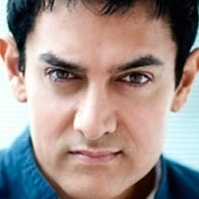
#> input picture faces/Aamir/face_101.jpg, 199 x 199 px; its folder holds only this picture in this run
$ jupyter execute --allow-errors code.ipynb
#> lines starting #> are read from the running program, lines starting #| are printed output that depends on the picture
[cell 1]
import numpy as np
import cv2
import os
from sklearn.neural_network import MLPClassifier
from sklearn.model_selection import train_test_split
from sklearn.metrics import accuracy_score
import matplotlib.pyplot as plt

[cell 2]
def load_images_from_folder(folder):
#> called with folder = 'faces'
    images = []
    labels = []
    for label, subfolder in enumerate(os.listdir(folder)):
        subfolder_path = os.path.join(folder, subfolder)
        for filename in os.listdir(subfolder_path):
            img = cv2.imread(os.path.join(subfolder_path, filename), cv2.IMREAD_GRAYSCALE)
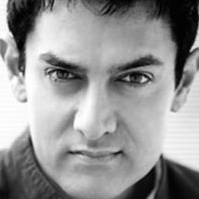
#> img: shape (199, 199); min 0, max 255, mean 148.1
            if img is not None:
                img = cv2.resize(img, (100, 100))  # Resize images to 100x100
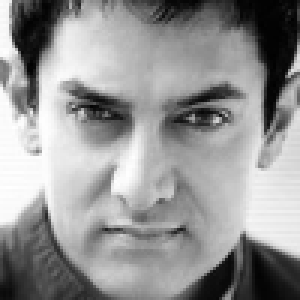
#> img: shape (100, 100) (shown 3 times larger); min 1, max 255, mean 148
                images.append(img.flatten())  # Convert the image to a 1D vector
                labels.append(label)
#> pass 2 of the loop in load_images_from_folder, `for label, subfolder in enumerate(os.listdir(folder)):`:
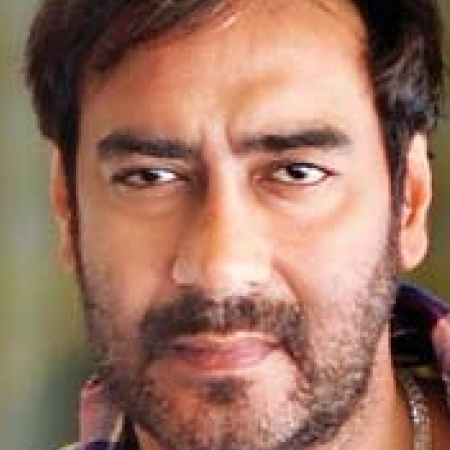
#> input picture faces/Ajay/face_1 - Copy.jpg, 450 x 450 px
#> in load_images_from_folder, `img = cv2.imread(os.path.join(subfolder_path, filename), cv2.IMREAD_GR..`:
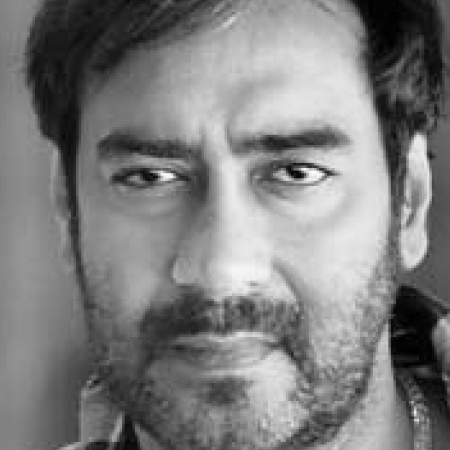
#> img: shape (450, 450); min 0, max 255, mean 125.8
#> in load_images_from_folder, `img = cv2.resize(img, (100, 100))`:
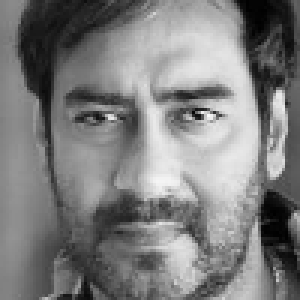
#> img: shape (100, 100) (shown 3 times larger); min 0, max 250, mean 125.8
    return np.array(images), np.array(labels)

# Load the dataset
X, y = load_images_from_folder('faces')  # Replace with your dataset path
#> y = [0, 1]

[cell 3]
def pca(X, k):
    # Step 1: Compute the mean of the images
#> called with X = array of shape (2, 10000), k = 50
    mean_face = np.mean(X, axis=0)
#> mean_face = 10000 values, max 226 at index 5792, min 2 at index 387, mean 136.9

    # Step 2: Subtract the mean face
    X_centered = X - mean_face

    # Step 3: Compute the covariance matrix
    covariance_matrix = np.cov(X_centered.T)

    # Step 4: Perform eigen decomposition
    eigenvalues, eigenvectors = np.linalg.eig(covariance_matrix)

    # Step 5: Sort eigenvectors based on eigenvalues in descending order
    idx = np.argsort(eigenvalues)[::-1]
    eigenvectors = eigenvectors[:, idx][:, :k]  # Select the top k eigenvectors

    # Step 6: Project the centered images onto the eigenvectors
    X_pca = np.dot(X_centered, eigenvectors)

    return X_pca, mean_face, eigenvectors

# Choose the number of principal components (k)
k = 50
#> (the rest of this cell did not finish here and is left out)

#> (a cell that did not finish here is left out)

[cell 5]
def test_face(test_img, mean_face, eigenvectors):
    # Preprocess the test image
    img = cv2.resize(test_img, (100, 100)).flatten()

    # Subtract the mean face
    img_centered = img - mean_face

    # Project the test image onto the eigenvectors
    img_projected = np.dot(img_centered, eigenvectors)
    img_projected_real = np.real(img_projected)

    # Use the trained classifier to predict the label
    return clf.predict([img_projected_real])

# Load a test image
test_img = cv2.imread('test.jpg', cv2.IMREAD_GRAYSCALE)  # Replace with your test image path
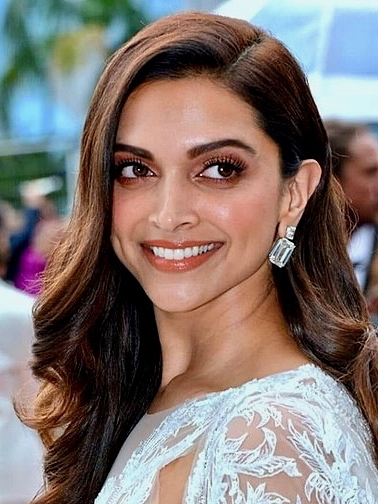
#> input picture test.jpg, 378 x 504 px
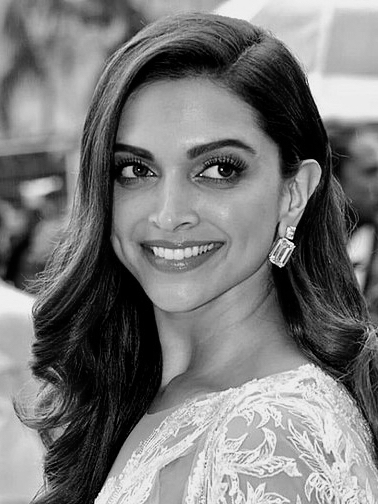
#> test_img: shape (504, 378); min 0, max 246, mean 120.4

# Predict the class for the test image
#> (the rest of this cell did not finish here and is left out)

[cell 6]
def recognize_imposter(test_img, mean_face, eigenvectors):
    # Preprocess the test image (as done for other images)
    img = cv2.resize(test_img, (100, 100)).flatten()
    img_centered = img - mean_face
    img_projected = np.dot(img_centered, eigenvectors)
    img_projected_real = np.real(img_projected)
    # Predict the class
    prediction = clf.predict([img_projected_real])

    # If the predicted class is unknown, recognize as an imposter
    # (Assuming you know the list of valid classes)
    valid_classes = np.unique(y)  # All known classes
    if prediction not in valid_classes:
        return "Imposter"
    else:
        return f'Predicted label: {prediction}'

# Test with a possible imposter image
imposter_img = cv2.imread('imposter.jpg', cv2.IMREAD_GRAYSCALE)  # Replace with imposter image path
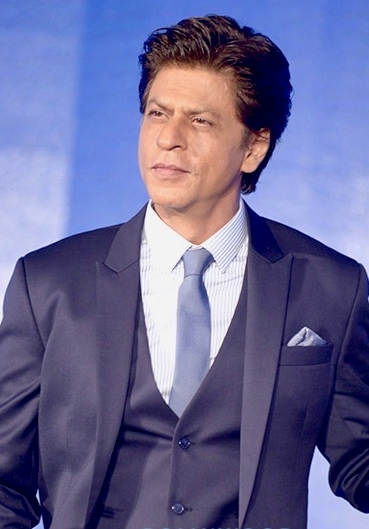
#> input picture imposter.jpg, 369 x 529 px
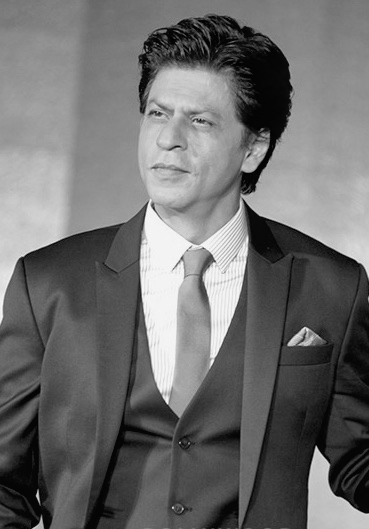
#> imposter_img: shape (529, 369); min 0, max 248, mean 109.5
#> (the rest of this cell did not finish here and is left out)

[cell 7]
def plot_accuracy_vs_k(X, y, k_values):
    accuracies = []

    for k in k_values:
        X_pca, _, _ = pca(X, k)
        X_pca_real = np.real(X_pca)
        X_train, X_test, y_train, y_test = train_test_split(X_pca_real, y, test_size=0.4, random_state=42)
        clf = MLPClassifier(hidden_layer_sizes=(100,), max_iter=500, alpha=0.001, solver='adam', random_state=42)
        clf.fit(X_train, y_train)
        y_pred = clf.predict(X_test)
        accuracies.append(accuracy_score(y_test, y_pred))
#> after the loop, accuracies = []

    plt.plot(k_values, accuracies)
    plt.xlabel('k value')
    plt.ylabel('Accuracy')
    plt.title('Accuracy vs k Value')
    plt.show()

# Define a range of k values to test
k_values = [10, 20, 30, 40, 50, 60, 70]
#> (the rest of this cell did not finish here and is left out)
